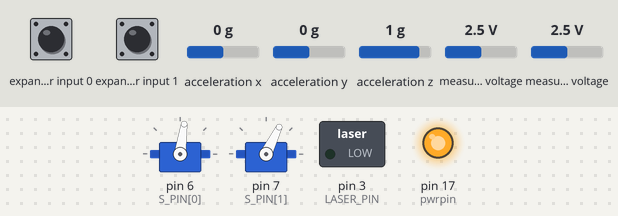
This sketch was run on a simulated Arduino Uno, built with avr-gcc and run on an emulated ATmega328P. Shown: 2 × servo, switched loads named in the sketch (green lamp = pin HIGH), output pins drawn as LEDs (lit = HIGH). Wiring (inferred from the names in the program): Wii Nunchuk at I2C address 0x52. The test bench sets the inputs (shaded band); at power-on: measured voltage 2.5 V, expander input 1 HIGH, expander input 0 HIGH, acceleration x 0 g, acceleration y 0 g, acceleration z 1 g. What the sketch prints to the serial monitor is not drawn.

Above: at 1.3 s.
1.4 s: measured voltage (sensor 200) set to 0.1 V
At 2.1 s:
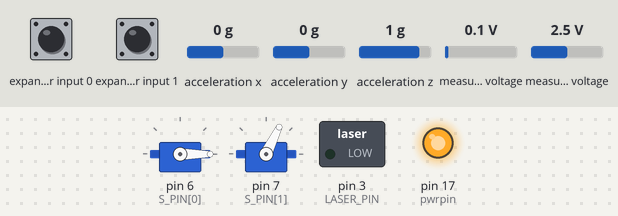
2.9 s: measured voltage (sensor 201) set to 0.1 V
At 3.2 s:
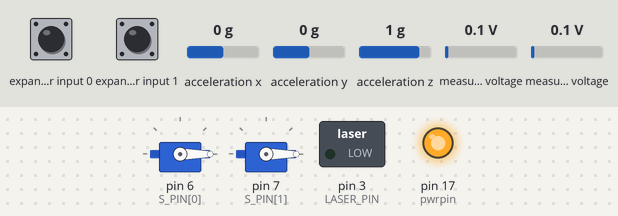
4.4 s: expander input 1 pulled LOW for 0.15 s
At 5.5 s:
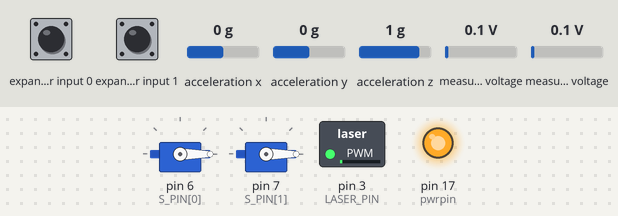
6.0 s: measured voltage (sensor 200) set to 1.2 V
At 6.8 s:
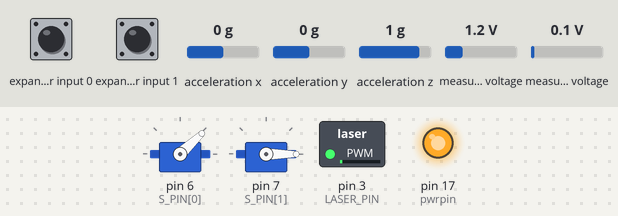
7.5 s: expander input 1 pulled LOW for 1 s
At 7.9 s:
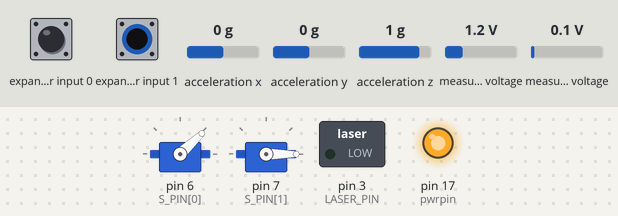
Timing chart, 0 to 10.5 s (numbered marks = the images above; inputs shaded):
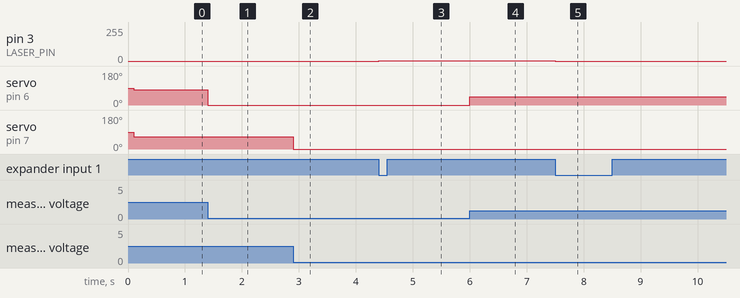

The sketch:

laser_toy.ino
```cpp
#include <Servo.h>
#include <Wire.h>
#include "nunchuck_funcs.h"

// X/Y constants
const int X = 0;
const int Y = 1;

// Servo data

// Servo Constants for equipment protection
const int S_MIN[] = {0, 0};
const int S_MAX[] = {160, 125};

// Servo pin assignments
const int S_PIN[] = {6, 7};

// Default servo values
int s_current_pos[] = {(S_MIN[X] + S_MAX[X]) / 2, (S_MIN[Y] + S_MAX[Y]) / 2};

// Define Servos
Servo servo[2];

// ***
// Laser data
// ***

bool laser_on = false;
const int LASER_PIN = 3;

//
// Nunchuck data
//

// Reasonable defaults for minimum and maximum integers for range finding
int n_min[] = {40, 40};
int n_max[] = {210, 210};

int n_center_pos[] = {(n_min[X] + n_max[X]) / 2, (n_min[Y] + n_max[Y]) / 2};

int n_current_pos[2];

//int n_delta[] = {0, 0};

// Delta smoothing factor (aka buzzword bingo!)
const int DELTA_THRESHOLD = 4;

// Button value history for long trigger pulls
int last_read_c_button, last_read_z_button;

// zoom
bool zoom_set = false;


// Initialize Serial, servos and wiichuck communication
void setup() {
  Serial.begin(9600);
  Serial.println("Ready");

  // Attach servos to pins
  for(int i = X; i <= Y; i++) {
    servo[i].attach(S_PIN[i]);
  }

  // Invoke nunchuck.h magic
  nunchuck_setpowerpins();
  nunchuck_init();
}

// Read joystick position
// Read button states
// Calculate...
// Write laser state
// Write servo position
void loop() {

  // Read joystick state
  nunchuck_get_data();

  n_current_pos[X] = nunchuck_joyx();
  n_current_pos[Y] = nunchuck_joyy();
  int z_button = nunchuck_zbutton();
  int c_button = nunchuck_cbutton();

  // Update maximum and minimum values if the joystick exceeds the current bounds
  // Also a hack: the 'chuck seems to send 255 to start out, so I limit to less than 255 for maximum
  if (n_current_pos[X] < 255 ) n_max[X] = max(n_max[X], n_current_pos[X]);
  n_min[X] = min(n_min[X], n_current_pos[X]);
  if (n_current_pos[Y] < 255) n_max[Y] = max(n_max[Y], n_current_pos[Y]);
  n_min[Y] = min(n_min[Y], n_current_pos[Y]);

  // button routines
  if (c_button > 0 && last_read_c_button == 0) {
    toggle_laser();
  }

  if (z_button > 0 && last_read_z_button == 0) {
    // nothing yet
  }

  last_read_c_button = c_button;
  last_read_z_button = z_button;


  update_servo_position();

}

// Translate the
void update_servo_position() {
  for(int i = X; i <= Y; i++) {
    s_current_pos[i] = constrain(map(n_current_pos[i], n_min[i], n_max[i], S_MIN[i], S_MAX[i] ), S_MIN[i], S_MAX[i]);
    servo[i].write(s_current_pos[i]);
  }
}

// Converts degrees to pwm millisecond timings
// Reverse engineered from http://www.arduino.cc/en/Reference/ServoAttach
int pwm_constraint(int degree) {
  return (degree * 10) + 544;
}

// turns the laser on and off by writing out to the laser_pin
// Maybe try digitalWrite?
void toggle_laser() {
    if (laser_on ) {
      analogWrite(LASER_PIN, 0);
      laser_on = false;
    } else {
      laser_on = true; //ACTIVATE LASERS!
      analogWrite(LASER_PIN, 1);
    }
}
```

nunchuck_funcs.h
```cpp
/*
 * Nunchuck functions  -- Talk to a Wii Nunchuck
 *
 * This library is from the Bionic Arduino course :
 *                          http://todbot.com/blog/bionicarduino/
 *
 * 2007-11 Tod E. Kurt, http://todbot.com/blog/
 *
 * The Wii Nunchuck reading code originally from Windmeadow Labs
 *   http://www.windmeadow.com/node/42
 */

#if (ARDUINO >= 100)
#include <Arduino.h>
#else
#include <WProgram.h>
//#define Wire.write(x) Wire.send(x)
//#define Wire.read() Wire.receive()
#endif


static uint8_t nunchuck_buf[6];   // array to store nunchuck data,

// Uses port C (analog in) pins as power & ground for Nunchuck
static void nunchuck_setpowerpins()
{
#define pwrpin PORTC3
#define gndpin PORTC2
    DDRC |= _BV(pwrpin) | _BV(gndpin);
    PORTC &=~ _BV(gndpin);
    PORTC |=  _BV(pwrpin);
    delay(100);  // wait for things to stabilize
}

// initialize the I2C system, join the I2C bus,
// and tell the nunchuck we're talking to it
static void nunchuck_init()
{
    Wire.begin();                // join i2c bus as master
    Wire.beginTransmission(0x52);// transmit to device 0x52
#if (ARDUINO >= 100)
    Wire.write((uint8_t)0x40);// sends memory address
    Wire.write((uint8_t)0x00);// sends sent a zero.
#else
    Wire.send((uint8_t)0x40);// sends memory address
    Wire.send((uint8_t)0x00);// sends sent a zero.
#endif
    Wire.endTransmission();// stop transmitting
}

// Send a request for data to the nunchuck
// was "send_zero()"
static void nunchuck_send_request()
{
    Wire.beginTransmission(0x52);// transmit to device 0x52
#if (ARDUINO >= 100)
    Wire.write((uint8_t)0x00);// sends one byte
#else
    Wire.send((uint8_t)0x00);// sends one byte
#endif
    Wire.endTransmission();// stop transmitting
}

// Encode data to format that most wiimote drivers except
// only needed if you use one of the regular wiimote drivers
static char nunchuk_decode_byte (char x)
{
    x = (x ^ 0x17) + 0x17;
    return x;
}

// Receive data back from the nunchuck,
// returns 1 on successful read. returns 0 on failure
static int nunchuck_get_data()
{
    int cnt=0;
    Wire.requestFrom (0x52, 6);// request data from nunchuck
    while (Wire.available ()) {
        // receive byte as an integer
#if (ARDUINO >= 100)
        nunchuck_buf[cnt] = nunchuk_decode_byte( Wire.read() );
#else
        nunchuck_buf[cnt] = nunchuk_decode_byte( Wire.receive() );
#endif
        cnt++;
    }
    nunchuck_send_request();  // send request for next data payload
    // If we recieved the 6 bytes, then go print them
    if (cnt >= 5) {
        return 1;   // success
    }
    return 0; //failure
}

// Print the input data we have recieved
// accel data is 10 bits long
// so we read 8 bits, then we have to add
// on the last 2 bits.  That is why I
// multiply them by 2 * 2
static void nunchuck_print_data()
{
    static int i=0;
    int joy_x_axis = nunchuck_buf[0];
    int joy_y_axis = nunchuck_buf[1];
    int accel_x_axis = nunchuck_buf[2]; // * 2 * 2;
    int accel_y_axis = nunchuck_buf[3]; // * 2 * 2;
    int accel_z_axis = nunchuck_buf[4]; // * 2 * 2;

    int z_button = 0;
    int c_button = 0;

    // byte nunchuck_buf[5] contains bits for z and c buttons
    // it also contains the least significant bits for the accelerometer data
    // so we have to check each bit of byte outbuf[5]
    if ((nunchuck_buf[5] >> 0) & 1)
        z_button = 1;
    if ((nunchuck_buf[5] >> 1) & 1)
        c_button = 1;

    if ((nunchuck_buf[5] >> 2) & 1)
        accel_x_axis += 1;
    if ((nunchuck_buf[5] >> 3) & 1)
        accel_x_axis += 2;

    if ((nunchuck_buf[5] >> 4) & 1)
        accel_y_axis += 1;
    if ((nunchuck_buf[5] >> 5) & 1)
        accel_y_axis += 2;

    if ((nunchuck_buf[5] >> 6) & 1)
        accel_z_axis += 1;
    if ((nunchuck_buf[5] >> 7) & 1)
        accel_z_axis += 2;

    Serial.print(i,DEC);
    Serial.print("\t");

    Serial.print("joy:");
    Serial.print(joy_x_axis,DEC);
    Serial.print(",");
    Serial.print(joy_y_axis, DEC);
    Serial.print("  \t");

    Serial.print("acc:");
    Serial.print(accel_x_axis, DEC);
    Serial.print(",");
    Serial.print(accel_y_axis, DEC);
    Serial.print(",");
    Serial.print(accel_z_axis, DEC);
    Serial.print("\t");

    Serial.print("but:");
    Serial.print(z_button, DEC);
    Serial.print(",");
    Serial.print(c_button, DEC);

    Serial.print("\r\n");  // newline
    i++;
}

// returns zbutton state: 1=pressed, 0=notpressed
static int nunchuck_zbutton()
{
    return ((nunchuck_buf[5] >> 0) & 1) ? 0 : 1;  // voodoo
}

// returns zbutton state: 1=pressed, 0=notpressed
static int nunchuck_cbutton()
{
    return ((nunchuck_buf[5] >> 1) & 1) ? 0 : 1;  // voodoo
}

// returns value of x-axis joystick
static int nunchuck_joyx()
{
    return nunchuck_buf[0];
}

// returns value of y-axis joystick
static int nunchuck_joyy()
{
    return nunchuck_buf[1];
}

// returns value of x-axis accelerometer
static int nunchuck_accelx()
{
    return nunchuck_buf[2];   // FIXME: this leaves out 2-bits of the data
}

// returns value of y-axis accelerometer
static int nunchuck_accely()
{
    return nunchuck_buf[3];   // FIXME: this leaves out 2-bits of the data
}

// returns value of z-axis accelerometer
static int nunchuck_accelz()
{
    return nunchuck_buf[4];   // FIXME: this leaves out 2-bits of the data
}
```

Measured:
- after the input at 1.4 s, servo on pin 6 (S_PIN[0]): 82° → 0° at once
- after the input at 2.9 s, servo on pin 7 (S_PIN[1]): 64° → 0° at once
- after the input at 4.4 s, pin 3 (LASER_PIN): 0/255 → 1/255 at once
- after the input at 6.0 s, servo on pin 6 (S_PIN[0]): 0° → 43° at once
- after the input at 7.5 s, pin 3 (LASER_PIN): 1/255 → 0/255 at once
